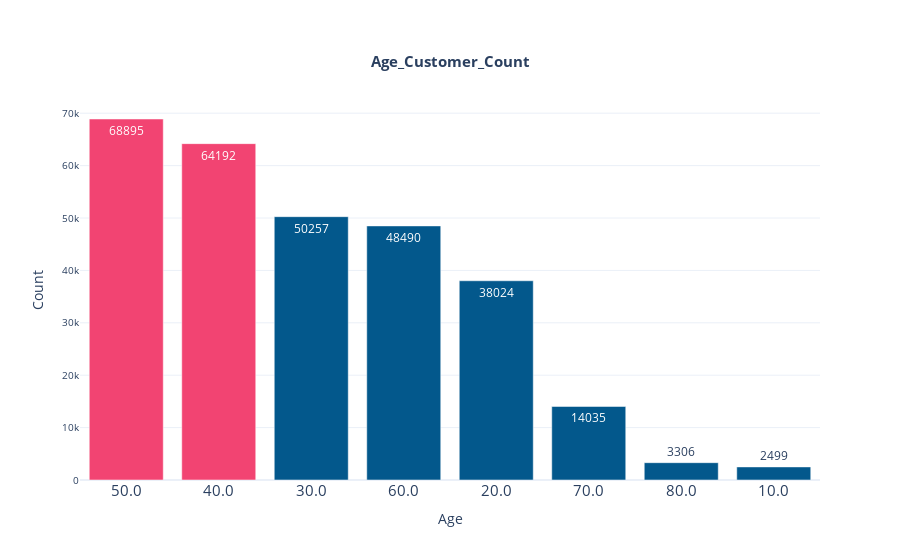

Notebook source saved alongside this figure:
### Code cell
# 데이터프레임 생성
import numpy as np
import pandas as pd
# df = pd.DataFrame(np.random.rand(10, 2), columns=['A', 'B'])

colors = ['#03588C',] * 8
colors[0] = '#F24472'
colors[1] = '#F24472'
# colors[2] = '#FF66CC'

#막대그래프 그리기
import plotly.graph_objects as go
fig = go.Figure()
fig.add_trace(
    go.Bar(
        x=df_age_cnt['age'], y=df_age_cnt['seat'], text=df_age_cnt['seat'], textposition='auto',marker_color = colors
    )
)
fig.update_layout(
    {
        "title": {
            "text": "<b>Age_Customer_Count</b>",
            "x": 0.5,
            "y": 0.9,
            "font": {
                "size": 15
            }
        },
        "xaxis": {
            "title": "Age",
            # "showticklabels":True,
            # "tick0": "2017-01-31",
            # "dtick": "M1",
            "tickfont": {
                "size": 15               
            }
        },
        "yaxis": {
            "title": "Count",
            "tickfont": {
                "size": 10                
            }
        },
        "template":'plotly_white'
    }
)

### Figure 1 — Plotly figure (JSON) as saved in the notebook; plotly's stock layout.template omitted (floating-point values rounded to 4 significant figures)
{"data": [{"marker": {"color": ["#F24472", "#F24472", "#03588C", "#03588C", "#03588C", "#03588C", "#03588C", "#03588C"]}, "text": [68895, 64192, 50257, 48490, 38024, 14035, 3306, 2499], "textposition": "auto", "type": "bar", "x": ["50.0", "40.0", "30.0", "60.0", "20.0", "70.0", "80.0", "10.0"], "y": [68895, 64192, 50257, 48490, 38024, 14035, 3306, 2499]}], "layout": {"title": {"font": {"size": 15}, "text": "<b>Age_Customer_Count</b>", "x": 0.5, "y": 0.9}, "xaxis": {"tickfont": {"size": 15}, "title": {"text": "Age"}}, "yaxis": {"tickfont": {"size": 10}, "title": {"text": "Count"}}}}
